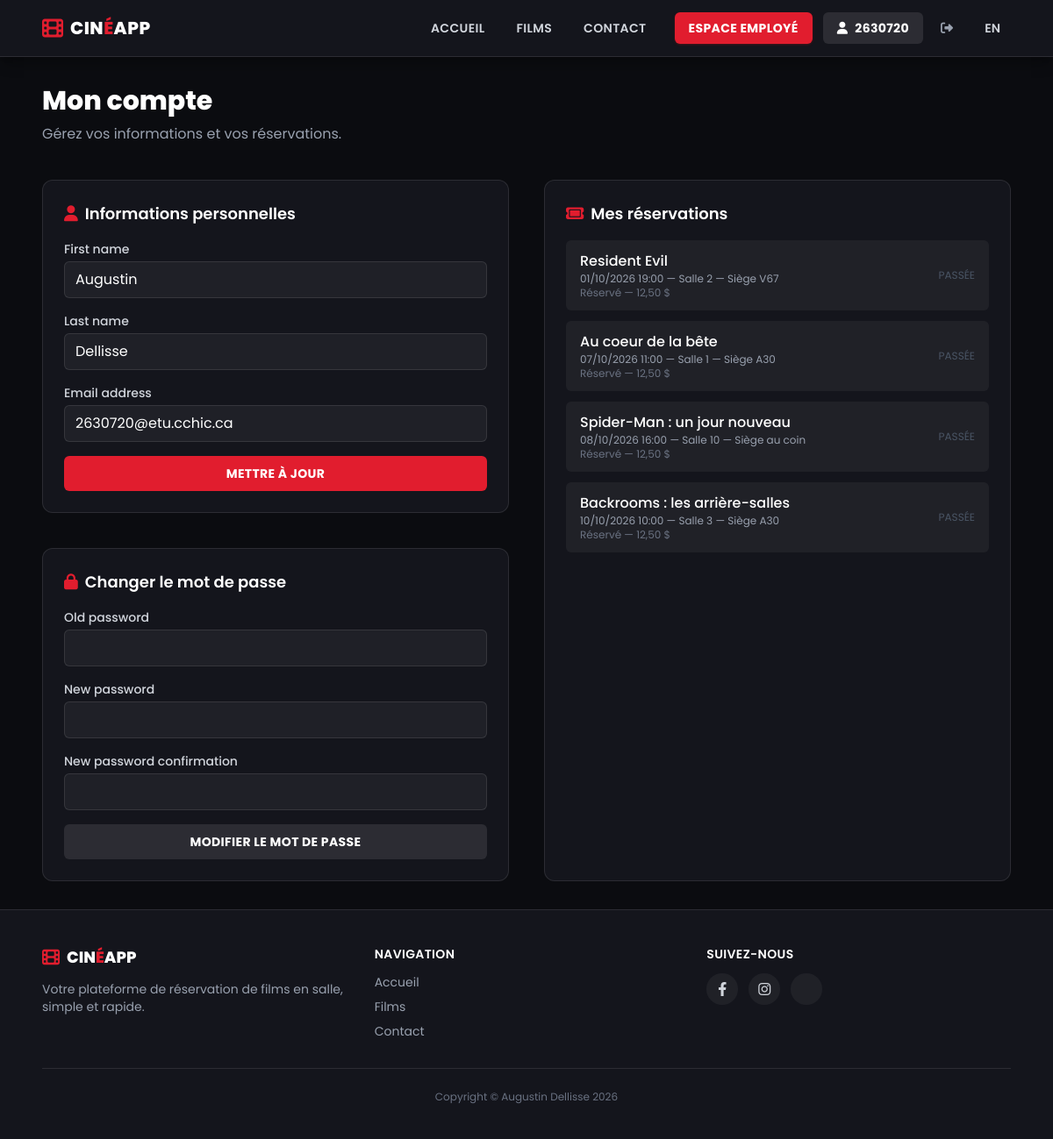
The page /compte (signed in) on the database as committed earlier.
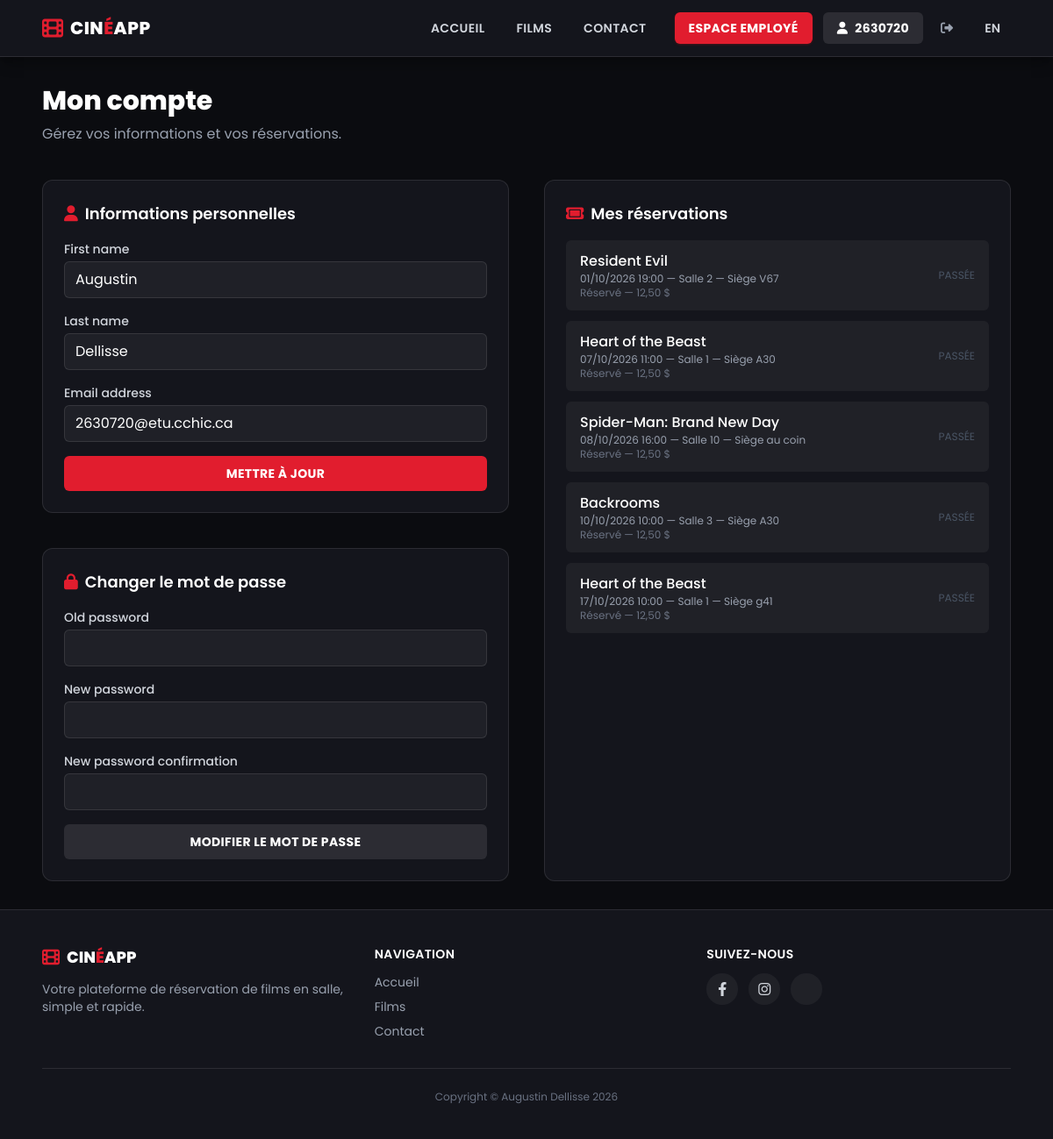
The same page on the database as committed later.
### cinema_app/models.py (models this page shows, shortened)
class Ticket(models.Model):
    class Status(models.TextChoices):
        RESERVED = 'RE', 'Réservé'
        PAID = 'PA', 'Payé'
        CANCELLED = 'CA', 'Annulé'
    screening = models.ForeignKey(Screening, verbose_name="Projection", related_name='tickets', on_delete=models.CASCADE)
    price = models.DecimalField(max_digits=6, decimal_places=2, verbose_name="Prix")
    seat_number = models.CharField(max_length=10, verbose_name="Siège")
    person = models.ForeignKey(User, verbose_name="Acheteur", related_name='tickets', on_delete=models.CASCADE)
    status = models.CharField(max_length=2, choices=Status.choices, default=Status.RESERVED, verbose_name="Statut")
    class Meta:
        ordering = ('screening', 'seat_number',)
        verbose_name = "billet"
        verbose_name_plural = "billets"
        constraints = [
            models.UniqueConstraint(fields=['screening', 'seat_number'], name='unique_seat_per_screening')
        ]

class Screening(models.Model): # Careful to not overlap 2 screenings in same room at same time
    movie = models.ForeignKey(Movie, verbose_name="Film", related_name='screenings', on_delete=models.CASCADE)
    cinema_room = models.ForeignKey('CinemaRoom', verbose_name="Salle de cinéma", related_name='screenings', on_delete=models.CASCADE)
    screening_time = models.DateTimeField(verbose_name="Heure de projection")
    class Meta:
        ordering = ('screening_time', )
        verbose_name = "projection"
        verbose_name_plural = "projections"

class Movie(models.Model):
    title = models.CharField(max_length=100, verbose_name="Titre")
    description = models.TextField(verbose_name="Description")
    duration = models.PositiveIntegerField(verbose_name="Durée (minutes)")
    release_date = models.DateField(verbose_name="Date de sortie")
    movie_poster = models.ImageField(default="", upload_to='movie_posters/', verbose_name="Image")
    genre = models.ForeignKey(Genre, verbose_name="Genre", related_name='movies', blank=True, null=True, on_delete=models.SET_NULL)
    class Meta:
        ordering = ('title', )
        verbose_name = "film"
        verbose_name_plural = "films"

class CinemaRoom(models.Model):
    number = models.PositiveIntegerField(verbose_name="Numéro", unique=True)
    capacity = models.PositiveIntegerField(verbose_name="Capacité")
    class Meta:
        ordering = ('number', )
        verbose_name = "salle de cinéma"
        verbose_name_plural = "salles de cinéma"

### cinema_app/views.py (the view, shortened to what this page needs)
# urls.py: path('compte', views.AccountView.as_view(), name='account'),
class AccountView(LoginRequiredMixin, View):
    login_url = 'login'
    def get(self, request):
        return render(request, 'cinema_app/account.html', account_context(request))

### cinema_app/forms.py
class UserUpdateForm(forms.ModelForm):
    class Meta:
        model = User
        fields = ['first_name', 'last_name', 'email']
        widgets = {
            'first_name': forms.TextInput(attrs={
                'class': 'w-full px-3 py-2 rounded-md bg-white/5 border border-white/10 text-white focus:outline-none focus:border-cinema-red'
            }),
            'last_name': forms.TextInput(attrs={
                'class': 'w-full px-3 py-2 rounded-md bg-white/5 border border-white/10 text-white focus:outline-none focus:border-cinema-red'
            }),
            'email': forms.EmailInput(attrs={
                'class': 'w-full px-3 py-2 rounded-md bg-white/5 border border-white/10 text-white focus:outline-none focus:border-cinema-red'
            }),
        }

### cinema_app/context_processors.py (called while the page is built)
def cinema_info(request):
    return {
        'current_year': datetime.date.today().year,
    }

def employee_access(request):
    return {'is_employee': is_employee(request.user)}

### employee_app/mixins.py (called while the page is built)
def is_employee(user):
    return user.is_authenticated and (
        user.is_superuser or user.groups.filter(name__in=EMPLOYEE_GROUPS).exists()
    )

### cinema_app/templates/cinema_app/account.html (shortened to what this page needs)
{% extends 'base.html' %}
{% load i18n %}
{% block content %}
<h2 class="text-3xl font-extrabold text-white mb-2">{% translate "Mon compte" %}</h2>
<p class="text-gray-400 mb-10">{% translate "Gérez vos informations et vos réservations." %}</p>
<div class="grid grid-cols-2 gap-10">
    <div class="space-y-10">
        <div class="bg-cinema-dark border border-white/10 rounded-xl p-6">
            <h3 class="text-white font-semibold text-lg mb-4">
                <i class="fa-solid fa-user text-cinema-red mr-2"></i>{% translate "Informations personnelles" %}
            </h3>
            <form method="post" action="{% url 'account' %}" class="space-y-4">
                <div>
                    <label class="block text-sm font-medium text-gray-300 mb-1">{{ form.first_name.label }}</label>
                    {{ form.first_name }}
                </div>
                <div>
                    <label class="block text-sm font-medium text-gray-300 mb-1">{{ form.last_name.label }}</label>
                    {{ form.last_name }}
                </div>
                <div>
                    <label class="block text-sm font-medium text-gray-300 mb-1">{{ form.email.label }}</label>
                    {{ form.email }}
                </div>
                <button type="submit"
                        class="w-full py-2.5 rounded-md bg-cinema-red text-white font-bold uppercase tracking-wide text-sm hover:bg-red-700 transition-colors">
                    {% translate "Mettre à jour" %}
                </button>
            </form>
        </div>
        <div id="password" class="bg-cinema-dark border border-white/10 rounded-xl p-6">
            <h3 class="text-white font-semibold text-lg mb-4">
                <i class="fa-solid fa-lock text-cinema-red mr-2"></i>{% translate "Changer le mot de passe" %}
            </h3>
            <form method="post" action="{% url 'change_password' %}" class="space-y-4">
                {% for field in password_form %}
                <div>
                    <label for="{{ field.id_for_label }}" class="block text-sm font-medium text-gray-300 mb-1">{{ field.label }}</label>
                    {{ field }}
                </div>
                {% endfor %}
                <button type="submit"
                        class="w-full py-2.5 rounded-md bg-white/10 text-white font-bold uppercase tracking-wide text-sm hover:bg-white/20 transition-colors">
                    {% translate "Modifier le mot de passe" %}
                </button>
            </form>
        </div>
    </div>
    <div class="bg-cinema-dark border border-white/10 rounded-xl p-6">
        <h3 class="text-white font-semibold text-lg mb-4">
            <i class="fa-solid fa-ticket text-cinema-red mr-2"></i>{% translate "Mes réservations" %}
        </h3>
        {% if tickets %}
        <div class="space-y-3">
            {% for ticket in tickets %}
            <div class="flex items-center justify-between bg-white/5 rounded-md px-4 py-3">
                <div>
                    <p class="text-white font-medium">{{ ticket.screening.movie.title }}</p>
                    <p class="text-gray-400 text-xs">
                        {{ ticket.screening.screening_time|date:"d/m/Y H:i" }} — {% translate "Salle" %} {{ ticket.screening.cinema_room.number }} — {% translate "Siège" %} {{ ticket.seat_number }}
                    </p>
                    <p class="text-gray-500 text-xs">{{ ticket.get_status_display }} — {{ ticket.price }} $</p>
                </div>
                {% if ticket.screening.screening_time > now %}
                <a href="{% url 'delete_reservation' ticket.id %}"
                   class="text-red-400 hover:text-red-300 text-sm">
                    <i class="fa-solid fa-trash"></i>
                </a>
                {% else %}
                <span class="text-gray-600 text-xs uppercase">{% translate "Passée" %}</span>
                {% endif %}
            </div>
            {% endfor %}
        </div>
        {% else %}
        <p class="text-gray-500 text-sm">{% translate "Aucune réservation pour le moment." %}</p>
        {% endif %}
    </div>
</div>
{% endblock %}

Rows that differ between the two databases and show on the page:
changed through a linked row, Ticket (number 2 of 5 on the later page): screening.movie "Au coeur de la bête" → "Heart of the Beast"
changed through a linked row, Ticket "au coin": screening.movie "Spider-Man : un jour nouveau" → "Spider-Man: Brand New Day"
changed through a linked row, Ticket: screening.movie "Backrooms : les arrière-salles" → "Backrooms"
added Ticket: screening.movie "Heart of the Beast", screening.screening_time "17/10/2026 10:00", screening.cinema_room.number "1", seat_number "g41", status "Réservé", price "12,50"
